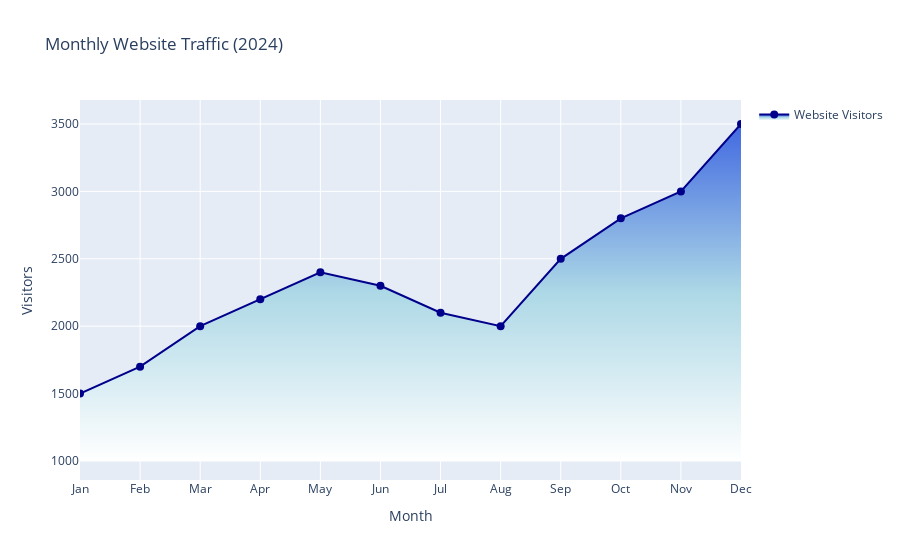

The notebook cell saved with this chart:
### Code cell
# Generate sample data for website traffic
months = ['Jan', 'Feb', 'Mar', 'Apr', 'May', 'Jun', 'Jul', 'Aug', 'Sep', 'Oct', 'Nov', 'Dec']
traffic = [1500, 1700, 2000, 2200, 2400, 2300, 2100, 2000, 2500, 2800, 3000, 3500]
baseline = [1000] * 12

# Create a DataFrame
df = pd.DataFrame({
    'Month': months,
    'Website Visitors': traffic,
    'Baseline': baseline
})

# Create the figure using plotly express
fig = px.line(df, 
              x='Month', 
              y='Website Visitors',
              title='Monthly Website Traffic (2024)',
              labels={'Website Visitors':'Visitors'})

# Add baseline
fig.add_trace(px.line(df, x='Month', y='Baseline', color_discrete_sequence=['rgba(0,0,0,0)']).data[0])

# Fill area
fig.update_traces(fill='tozeroy', selector=dict(name="Website Visitors"), fillcolor='rgba(0, 114, 178, 0.5)')
fig.update_traces(mode='lines+markers', line=dict(color='darkblue', width=2), marker=dict(size=8, color='darkblue'), selector=dict(name="Website Visitors"))

# Update layout
fig.update_layout(
    hovermode='x unified',
    showlegend=False
)

# Show the figure
fig.show()

### Figure 1 — Plotly figure (JSON) as saved in the notebook; plotly's stock layout.template omitted (floating-point values rounded to 4 significant figures)
{"data": [{"line": {"color": "rgba(0,0,0,0)"}, "mode": "lines", "showlegend": false, "type": "scatter", "x": ["Jan", "Feb", "Mar", "Apr", "May", "Jun", "Jul", "Aug", "Sep", "Oct", "Nov", "Dec"], "y": [1000, 1000, 1000, 1000, 1000, 1000, 1000, 1000, 1000, 1000, 1000, 1000]}, {"fill": "tonexty", "fillgradient": {"colorscale": [[0, "white"], [0.5, "lightblue"], [1, "royalblue"]], "type": "vertical"}, "line": {"color": "darkblue", "width": 2}, "marker": {"color": "darkblue", "size": 8}, "mode": "lines+markers", "name": "Website Visitors", "type": "scatter", "x": ["Jan", "Feb", "Mar", "Apr", "May", "Jun", "Jul", "Aug", "Sep", "Oct", "Nov", "Dec"], "y": [1500, 1700, 2000, 2200, 2400, 2300, 2100, 2000, 2500, 2800, 3000, 3500]}], "layout": {"hovermode": "x unified", "title": {"text": "Monthly Website Traffic (2024)"}, "xaxis": {"title": {"text": "Month"}}, "yaxis": {"title": {"text": "Visitors"}}}}
